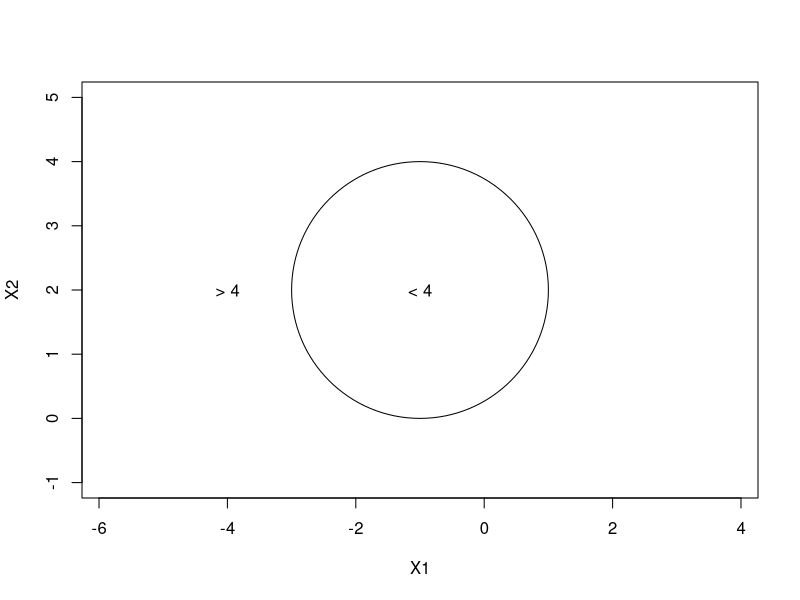
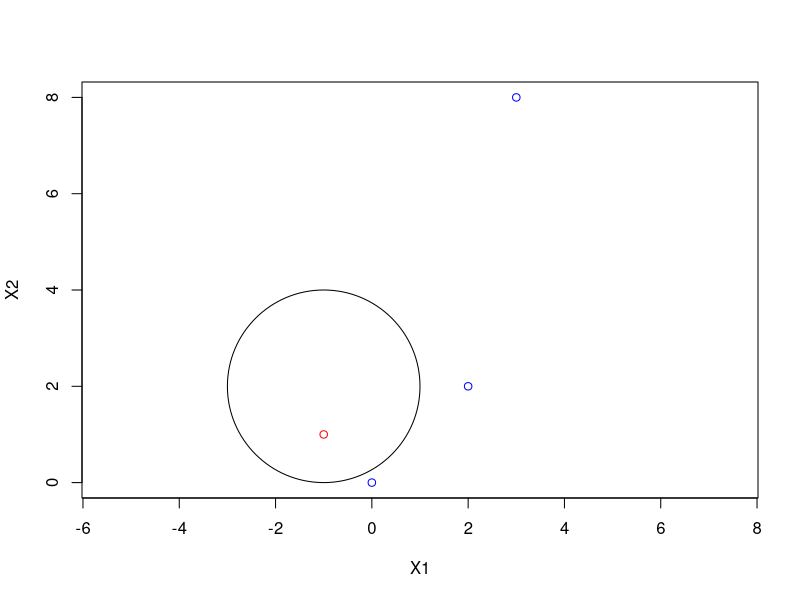

Here is the R script that generated these plots, in order:

#----------------------------------------------------------
# EXAMPLE 1
#----------------------------------------------------------
radius = 2
plot(NA, NA, 
     type = "n", 
     xlim = c(-4, 2), 
     ylim = c(-1, 5), 
     asp = 1, 
     xlab = "X1", 
     ylab = "X2")
symbols(c(-1), c(2), 
        circles = c(radius), 
        add = TRUE, 
        inches = FALSE)
text(c(-1), c(2), "< 4")
text(c(-4), c(2), "> 4")


#----------------------------------------------------------
# EXAMPLE 2
#----------------------------------------------------------
radius = 2
plot(c(0, -1, 2, 3), 
     c(0, 1, 2, 8), 
     col = c("blue", "red", "blue", "blue"), 
     type = "p", 
     asp = 1, 
     xlab = "X1", 
     ylab = "X2")
symbols(c(-1), c(2), 
        circles = c(radius), 
        add = TRUE, 
        inches = FALSE)
